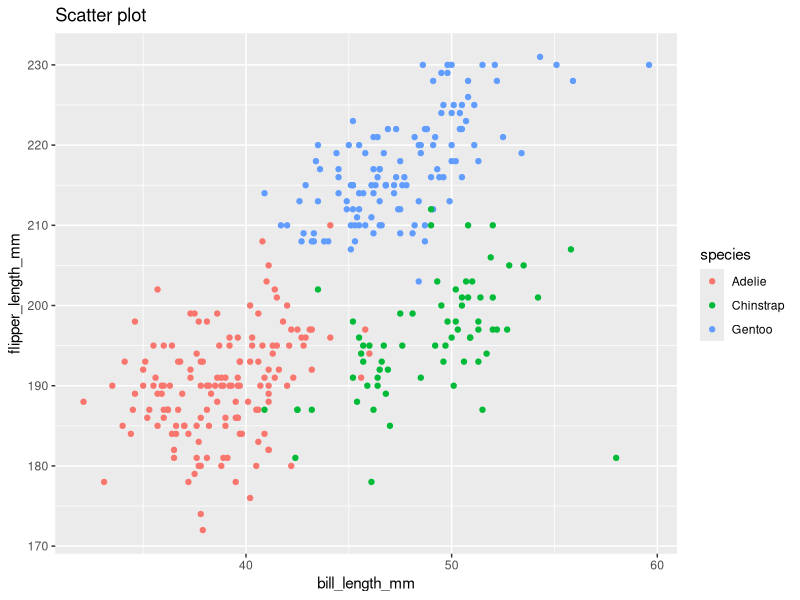
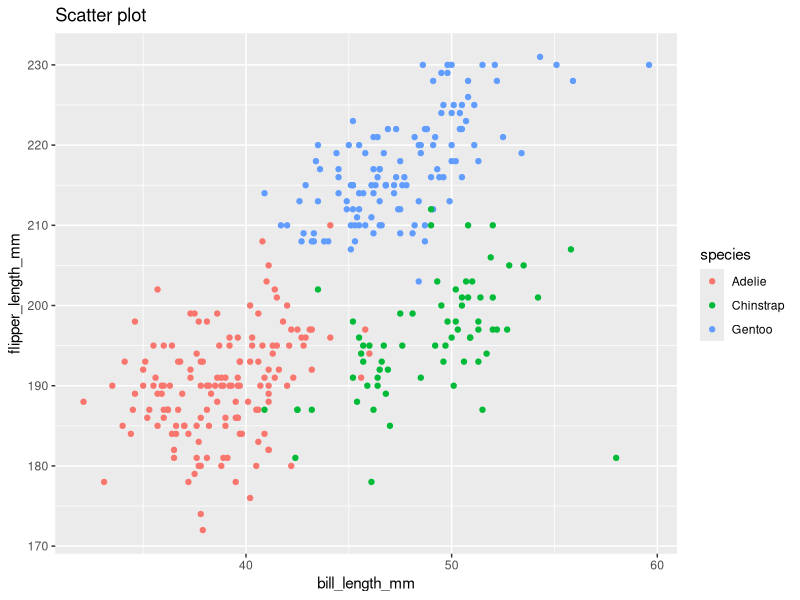

These charts were generated, in order, by the following R code:
## ---- chunk 1
library(tidyverse)
## ---- chunk 2
prob1_df = 
  tibble(
   samp_numeric = rnorm(10, sd = 1),
   samp_logical = samp_numeric > 0,
   char_vec = c("A", "A", "B", "B", "A", "C", "B", "C", "C", "A"),
  factor_vec = factor(c("high", "high", "mid", "mid", "high", "low", "mid", "low", "low", "high"))
  )
## ---- chunk 3
mean(pull(prob1_df,samp_numeric))
mean(pull(prob1_df, samp_logical))
mean(pull(prob1_df, char_vec))
mean(pull(prob1_df, factor_vec))
## ---- chunk 4
as.numeric(pull(prob1_df, samp_logical)) * pull(prob1_df, samp_numeric)
factor(pull(prob1_df, samp_logical)) * pull(prob1_df, samp_numeric)
as.numeric(factor(pull(prob1_df, samp_logical))) * pull(prob1_df, samp_numeric)
## ---- chunk 5
data("penguins", package = "palmerpenguins")
## ---- chunk 6

#create scatterplot and related labels

ggplot(penguins, aes(x = bill_length_mm, y = flipper_length_mm, color = species)) + geom_point() + ggtitle("Scatter plot")

#save the scatter plot

ggsave("scatterplot_penguins.pdf", height = 4, width = 6)

